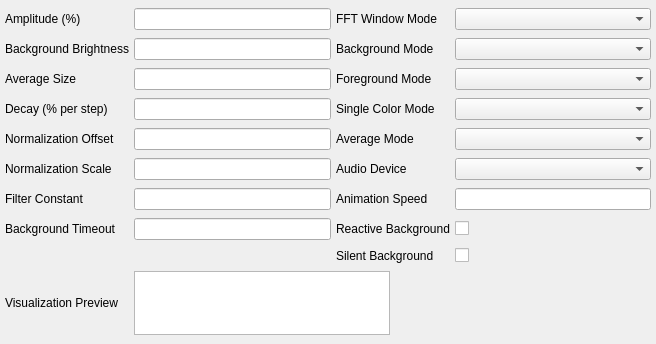
<?xml version="1.0" encoding="UTF-8"?>
<ui version="4.0">
 <class>AudioVisualizerUi</class>
 <widget class="QWidget" name="AudioVisualizerUi">
  <property name="geometry">
   <rect>
    <x>0</x>
    <y>0</y>
    <width>656</width>
    <height>344</height>
   </rect>
  </property>
  <property name="sizePolicy">
   <sizepolicy hsizetype="MinimumExpanding" vsizetype="MinimumExpanding">
    <horstretch>0</horstretch>
    <verstretch>0</verstretch>
   </sizepolicy>
  </property>
  <property name="minimumSize">
   <size>
    <width>0</width>
    <height>0</height>
   </size>
  </property>
  <layout class="QGridLayout" name="gridLayout">
   <property name="leftMargin">
    <number>5</number>
   </property>
   <property name="topMargin">
    <number>5</number>
   </property>
   <property name="rightMargin">
    <number>5</number>
   </property>
   <property name="bottomMargin">
    <number>5</number>
   </property>
   <property name="spacing">
    <number>5</number>
   </property>
   <item row="8" column="3">
    <widget class="QCheckBox" name="checkBox_Silent_Background">
     <property name="sizePolicy">
      <sizepolicy hsizetype="Minimum" vsizetype="Fixed">
       <horstretch>0</horstretch>
       <verstretch>0</verstretch>
      </sizepolicy>
     </property>
     <property name="text">
      <string/>
     </property>
    </widget>
   </item>
   <item row="3" column="3">
    <widget class="QComboBox" name="comboBox_Single_Color_Mode">
     <property name="sizeAdjustPolicy">
      <enum>QComboBox::AdjustToMinimumContentsLength</enum>
     </property>
    </widget>
   </item>
   <item row="9" column="0">
    <widget class="QLabel" name="label_Visualization_Preview">
     <property name="text">
      <string>Visualization Preview</string>
     </property>
    </widget>
   </item>
   <item row="4" column="2">
    <widget class="QLabel" name="label_Average_Mode">
     <property name="text">
      <string>Average Mode</string>
     </property>
    </widget>
   </item>
   <item row="0" column="1">
    <widget class="QLineEdit" name="lineEdit_Amplitude"/>
   </item>
   <item row="5" column="2">
    <widget class="QLabel" name="label_Audio_Device">
     <property name="text">
      <string>Audio Device</string>
     </property>
    </widget>
   </item>
   <item row="3" column="0">
    <widget class="QLabel" name="label_Decay">
     <property name="text">
      <string>Decay (% per step)</string>
     </property>
    </widget>
   </item>
   <item row="4" column="3">
    <widget class="QComboBox" name="comboBox_Average_Mode">
     <property name="sizeAdjustPolicy">
      <enum>QComboBox::AdjustToMinimumContentsLength</enum>
     </property>
    </widget>
   </item>
   <item row="5" column="3">
    <widget class="QComboBox" name="comboBox_Audio_Device">
     <property name="sizeAdjustPolicy">
      <enum>QComboBox::AdjustToMinimumContentsLength</enum>
     </property>
    </widget>
   </item>
   <item row="1" column="0">
    <widget class="QLabel" name="label_Background_Brightness">
     <property name="text">
      <string>Background Brightness</string>
     </property>
    </widget>
   </item>
   <item row="2" column="2">
    <widget class="QLabel" name="label_Foreground_Mode">
     <property name="text">
      <string>Foreground Mode</string>
     </property>
    </widget>
   </item>
   <item row="2" column="3">
    <widget class="QComboBox" name="comboBox_Foreground_Mode">
     <property name="sizeAdjustPolicy">
      <enum>QComboBox::AdjustToMinimumContentsLength</enum>
     </property>
    </widget>
   </item>
   <item row="6" column="3">
    <widget class="QLineEdit" name="lineEdit_Animation_Speed"/>
   </item>
   <item row="2" column="0">
    <widget class="QLabel" name="label_Average_Size">
     <property name="text">
      <string>Average Size</string>
     </property>
    </widget>
   </item>
   <item row="7" column="3">
    <widget class="QCheckBox" name="checkBox_Reactive_Background">
     <property name="text">
      <string/>
     </property>
    </widget>
   </item>
   <item row="1" column="1">
    <widget class="QLineEdit" name="lineEdit_Background_Brightness"/>
   </item>
   <item row="0" column="0">
    <widget class="QLabel" name="label_Amplitude">
     <property name="text">
      <string>Amplitude (%)</string>
     </property>
    </widget>
   </item>
   <item row="0" column="3">
    <widget class="QComboBox" name="comboBox_FFT_Window_Mode">
     <property name="sizeAdjustPolicy">
      <enum>QComboBox::AdjustToMinimumContentsLength</enum>
     </property>
    </widget>
   </item>
   <item row="7" column="2">
    <widget class="QLabel" name="label_Reactive_Background">
     <property name="text">
      <string>Reactive Background</string>
     </property>
    </widget>
   </item>
   <item row="2" column="1">
    <widget class="QLineEdit" name="lineEdit_Average_Size"/>
   </item>
   <item row="6" column="2">
    <widget class="QLabel" name="label_Animation_Speed">
     <property name="text">
      <string>Animation Speed</string>
     </property>
    </widget>
   </item>
   <item row="1" column="2">
    <widget class="QLabel" name="label_Background_Mode">
     <property name="text">
      <string>Background Mode</string>
     </property>
    </widget>
   </item>
   <item row="3" column="1">
    <widget class="QLineEdit" name="lineEdit_Decay"/>
   </item>
   <item row="1" column="3">
    <widget class="QComboBox" name="comboBox_Background_Mode">
     <property name="sizeAdjustPolicy">
      <enum>QComboBox::AdjustToMinimumContentsLength</enum>
     </property>
    </widget>
   </item>
   <item row="9" column="1" colspan="2">
    <widget class="QGraphicsView" name="graphicsView_Visualization_Preview">
     <property name="sizePolicy">
      <sizepolicy hsizetype="Fixed" vsizetype="Fixed">
       <horstretch>0</horstretch>
       <verstretch>0</verstretch>
      </sizepolicy>
     </property>
     <property name="minimumSize">
      <size>
       <width>256</width>
       <height>64</height>
      </size>
     </property>
     <property name="maximumSize">
      <size>
       <width>256</width>
       <height>64</height>
      </size>
     </property>
     <property name="verticalScrollBarPolicy">
      <enum>Qt::ScrollBarAlwaysOff</enum>
     </property>
     <property name="horizontalScrollBarPolicy">
      <enum>Qt::ScrollBarAlwaysOff</enum>
     </property>
     <property name="interactive">
      <bool>false</bool>
     </property>
    </widget>
   </item>
   <item row="0" column="2">
    <widget class="QLabel" name="label_FFT_Window_Mode">
     <property name="text">
      <string>FFT Window Mode</string>
     </property>
    </widget>
   </item>
   <item row="3" column="2">
    <widget class="QLabel" name="label_Single_Color_Mode">
     <property name="text">
      <string>Single Color Mode</string>
     </property>
    </widget>
   </item>
   <item row="8" column="2">
    <widget class="QLabel" name="label_Silent_Background">
     <property name="text">
      <string>Silent Background</string>
     </property>
    </widget>
   </item>
   <item row="4" column="1">
    <widget class="QLineEdit" name="lineEdit_Normalization_Offset"/>
   </item>
   <item row="4" column="0">
    <widget class="QLabel" name="label_Normalization_Offset">
     <property name="text">
      <string>Normalization Offset</string>
     </property>
    </widget>
   </item>
   <item row="5" column="0">
    <widget class="QLabel" name="label_Normalization_Scale">
     <property name="text">
      <string>Normalization Scale</string>
     </property>
    </widget>
   </item>
   <item row="5" column="1">
    <widget class="QLineEdit" name="lineEdit_Normalization_Scale"/>
   </item>
   <item row="6" column="0">
    <widget class="QLabel" name="label_Filter_Constant">
     <property name="text">
      <string>Filter Constant</string>
     </property>
    </widget>
   </item>
   <item row="7" column="0">
    <widget class="QLabel" name="label_Background_Timeout">
     <property name="text">
      <string>Background Timeout</string>
     </property>
    </widget>
   </item>
   <item row="6" column="1">
    <widget class="QLineEdit" name="lineEdit_Filter_Constant"/>
   </item>
   <item row="7" column="1">
    <widget class="QLineEdit" name="lineEdit_Background_Timeout"/>
   </item>
  </layout>
 </widget>
 <resources/>
 <connections/>
</ui>
